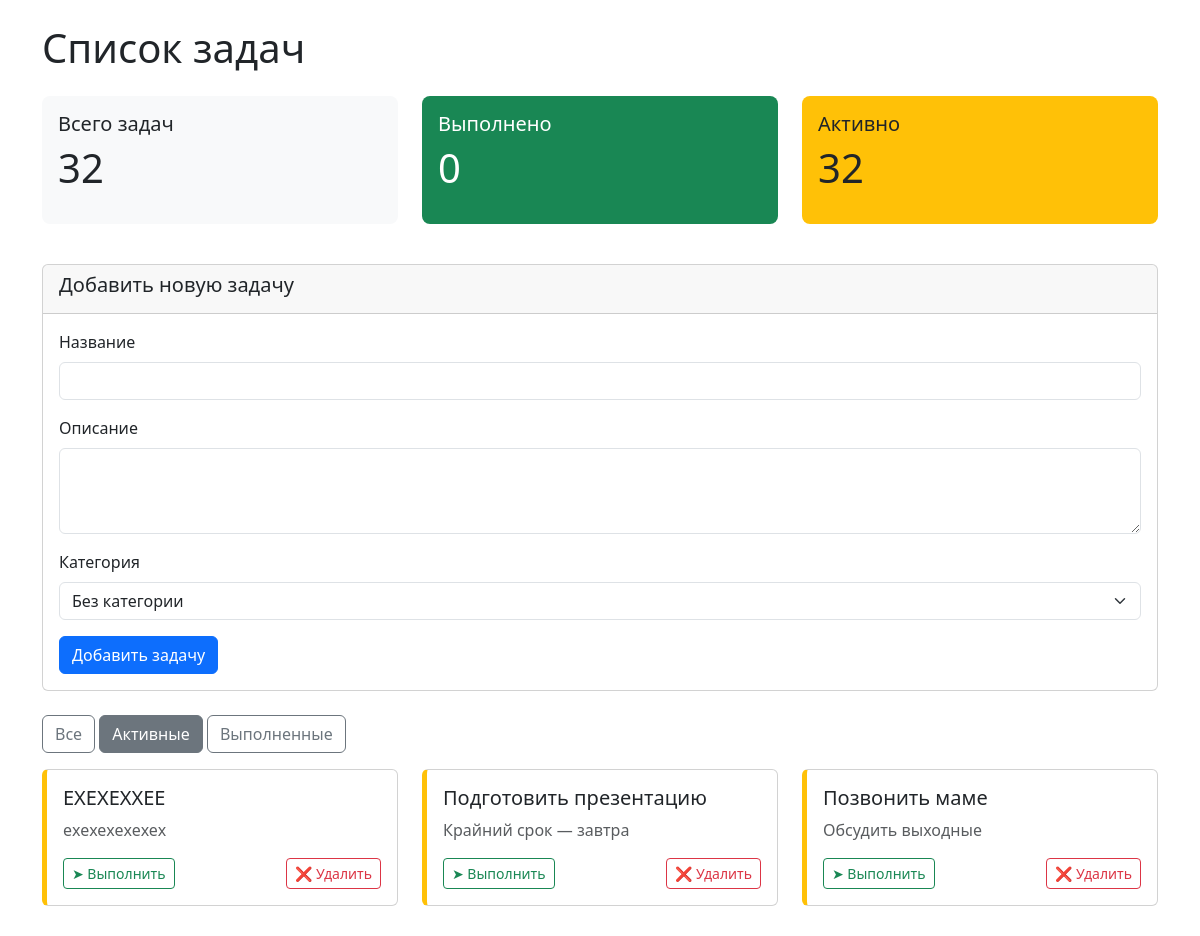
Page /?filter=active (upper part) on the earlier database version.
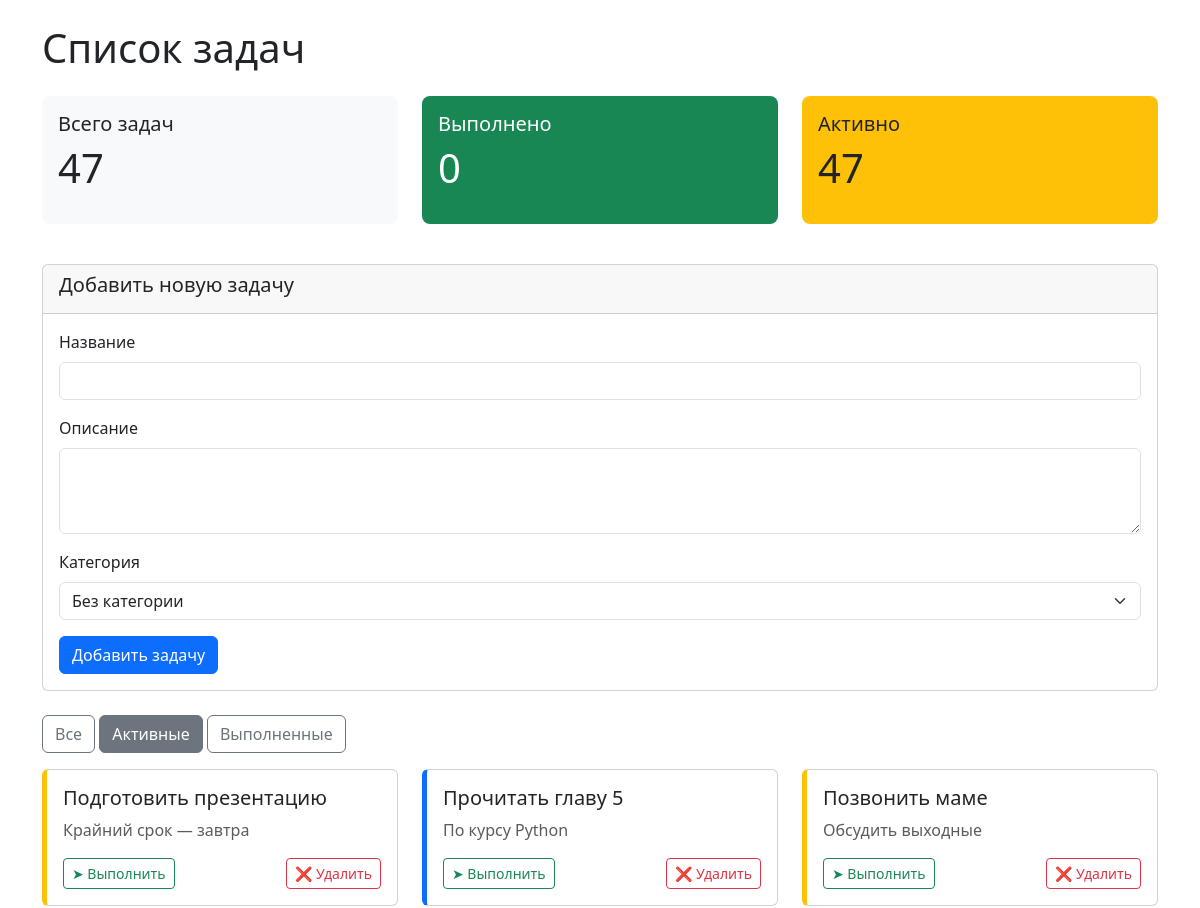
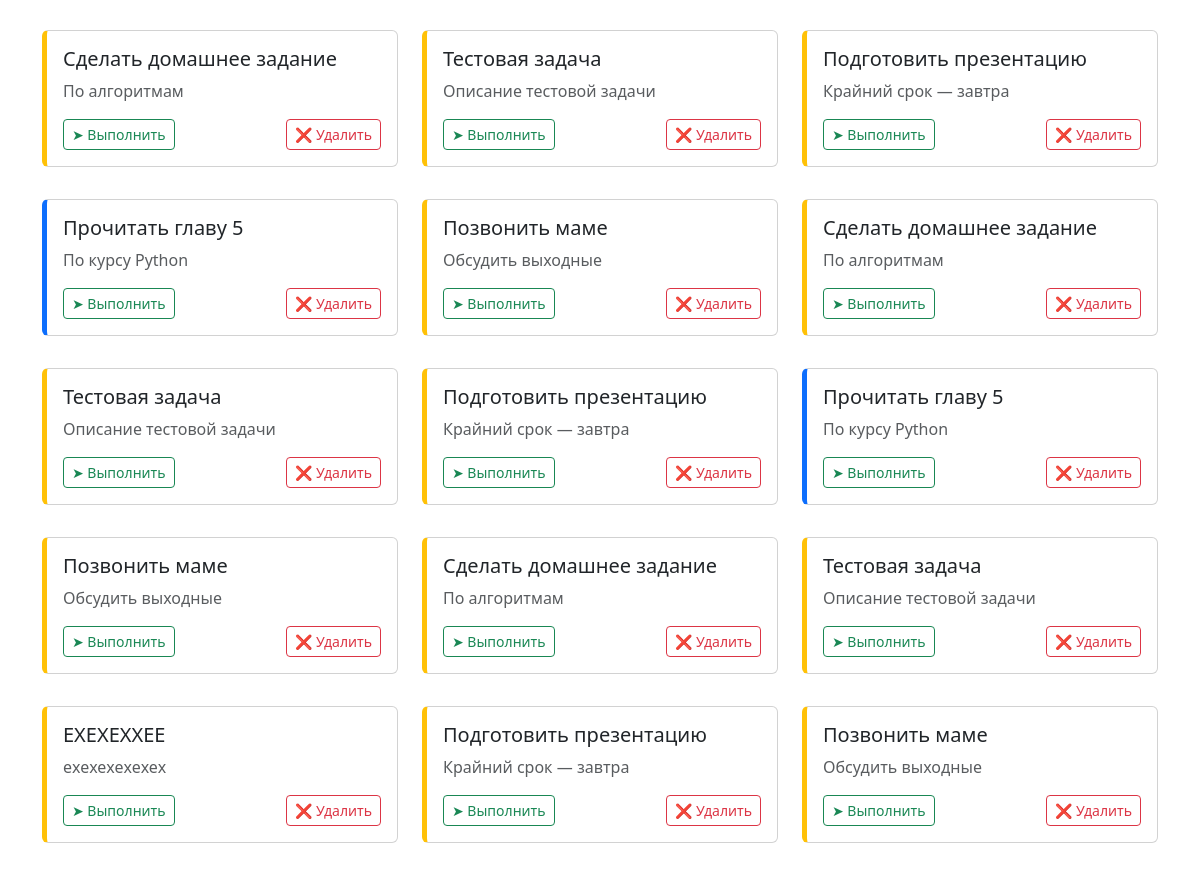
Same page on the later database version (2 pictures, top to bottom).
### tables this page shows
CREATE TABLE tasks (
            id INTEGER PRIMARY KEY AUTOINCREMENT,
            title TEXT NOT NULL,
            description TEXT,
            category_id INTEGER,
            status TEXT DEFAULT 'pending',
            created_at TIMESTAMP DEFAULT CURRENT_TIMESTAMP,
            FOREIGN KEY (category_id) REFERENCES categories (id) ON DELETE SET NULL
        );

### src/backend/app.py (the view, shortened to what this page needs)
@app.route('/')
def index():
    conn = get_db_connection()
    filter_param = request.args.get('filter', 'all')
    categories = conn.execute("SELECT * FROM categories").fetchall()
    if filter_param == 'active':
        tasks = conn.execute("""
            SELECT t.id, t.title, t.description, t.status, t.created_at,
                   c.id as category_id, c.name as category_name
            FROM tasks t
            LEFT JOIN categories c ON t.category_id = c.id
            WHERE t.status != 'completed'
            ORDER BY t.created_at DESC
        """).fetchall()
    total = len(tasks)
    completed = len([t for t in tasks if t['status'] == 'completed'])
    active = total - completed
    conn.close()
    return render_template(
        'tasks_list.html',
        tasks=tasks,
        categories=categories,
        total_tasks=total,
        completed_tasks=completed,
        active_tasks=active,
        filter=filter_param
    )

### src/backend/app.py (called while the page is built)
def get_db_connection():
    conn = sqlite3.connect(DATABASE_PATH)
    conn.row_factory = sqlite3.Row
    return conn

### src/backend/templates/tasks_list.html (shortened to what this page needs)
{% extends "base.html" %}
{% block header %}Список задач{% endblock %}
{% block content %}
    <div class="row mb-4">
        <div class="col-md-4">
            <div class="stat-box bg-light">
                <h5>Всего задач</h5>
                <p class="display-6">{{ total_tasks }}</p>
            </div>
        </div>
        <div class="col-md-4">
            <div class="stat-box bg-success text-white">
                <h5>Выполнено</h5>
                <p class="display-6">{{ completed_tasks }}</p>
            </div>
        </div>
        <div class="col-md-4">
            <div class="stat-box bg-warning">
                <h5>Активно</h5>
                <p class="display-6">{{ active_tasks }}</p>
            </div>
        </div>
    </div>
    <div class="card mb-4">
        <div class="card-header">
            <h5>Добавить новую задачу</h5>
        </div>
        <div class="card-body">
            <form method="POST" action="/tasks">
                <div class="mb-3">
                    <label for="title" class="form-label">Название</label>
                    <input type="text" class="form-control" id="title" name="title" required>
                </div>
                <div class="mb-3">
                    <label for="description" class="form-label">Описание</label>
                    <textarea class="form-control" id="description" name="description" rows="3"></textarea>
                </div>
                <div class="mb-3">
                    <label for="category_id" class="form-label">Категория</label>
                    <select class="form-select" id="category_id" name="category_id">
                        <option value="">Без категории</option>
                    </select>
                </div>
                <button type="submit" class="btn btn-primary">Добавить задачу</button>
            </form>
        </div>
    </div>
    <div class="mb-3">
        <a href="/" class="btn btn-outline-secondary {% if filter == 'all' %}active{% endif %}">Все</a>
        <a href="/?filter=active" class="btn btn-outline-secondary {% if filter == 'active' %}active{% endif %}">Активные</a>
        <a href="/?filter=completed" class="btn btn-outline-secondary {% if filter == 'completed' %}active{% endif %}">Выполненные</a>
    </div>
    <div class="row">
        {% for task in tasks %}
            <div class="col-md-6 col-lg-4 mb-3">
                <div class="card task-card status-{{ task.status }}">
                    <div class="card-body">
                        <h5 class="card-title">{{ task.title }}</h5>
                        {% if task.description %}
                            <p class="card-text text-muted">{{ task.description }}</p>
                        {% endif %}
                        <div class="mt-3 d-flex justify-content-between">
                            <form method="POST" action="/tasks/{{ task.id }}/toggle" style="display:inline;">
                                <button type="submit" class="btn btn-sm {% if task.status == 'completed' %}btn-success{% else %}btn-outline-success{% endif %}">
                                    {% if task.status == 'completed' %}✓ Выполнено{% else %}➤ Выполнить{% endif %}
                                </button>
                            </form>
                            <form method="POST" action="/tasks/{{ task.id }}/delete" style="display:inline;">
                                <button type="submit" class="btn btn-sm btn-outline-danger" onclick="return confirm('Удалить задачу?')">
                                    ❌ Удалить
                                </button>
                            </form>
                        </div>
                    </div>
                </div>
            </div>
        {% endfor %}
    </div>
{% endblock %}

### src/backend/templates/base.html (shortened to what this page needs)
<!DOCTYPE html>
<html lang="ru">
<head>
    <link href="https://cdn.jsdelivr.net/npm/bootstrap@5.3.0/dist/css/bootstrap.min.css" rel="stylesheet">
</head>
<body>
    <div class="container mt-4">
        <h1 class="mb-4">{% block header %}{% endblock %}</h1>
        {% block content %}{% endblock %}
    </div>
</body>
</html>

### src/backend/templates/base.html (style rules this page uses)
.task-card { margin-bottom: 1rem; border-left-width: 5px; }
.status-pending { border-left-color: #ffc107; }
.status-in_progress { border-left-color: #0d6efd; }
.stat-box { padding: 1rem; border-radius: 0.5rem; margin-bottom: 1rem; }

Differences in the rows shown:
added tasks: title "Подготовить презентацию", description "Крайний срок — завтра", status "➤ Выполнить"
added tasks: title "Прочитать главу 5", description "По курсу Python", status "➤ Выполнить"
added tasks: title "Позвонить маме", description "Обсудить выходные", status "➤ Выполнить"
added tasks: title "Сделать домашнее задание", description "По алгоритмам", status "➤ Выполнить"
added tasks: title "Тестовая задача", description "Описание тестовой задачи", status "➤ Выполнить"
added tasks: title "Подготовить презентацию", description "Крайний срок — завтра", status "➤ Выполнить"
added tasks: title "Прочитать главу 5", description "По курсу Python", status "➤ Выполнить"
added tasks: title "Позвонить маме", description "Обсудить выходные", status "➤ Выполнить"
added tasks: title "Сделать домашнее задание", description "По алгоритмам", status "➤ Выполнить"
added tasks: title "Тестовая задача", description "Описание тестовой задачи", status "➤ Выполнить"
added tasks: title "Подготовить презентацию", description "Крайний срок — завтра", status "➤ Выполнить"
added tasks: title "Прочитать главу 5", description "По курсу Python", status "➤ Выполнить"
added tasks: title "Позвонить маме", description "Обсудить выходные", status "➤ Выполнить"
added tasks: title "Сделать домашнее задание", description "По алгоритмам", status "➤ Выполнить"
added tasks: title "Тестовая задача", description "Описание тестовой задачи", status "➤ Выполнить"
Other differences:
{{ total_tasks }}: "32" → "47"
{{ active_tasks }}: "32" → "47"
